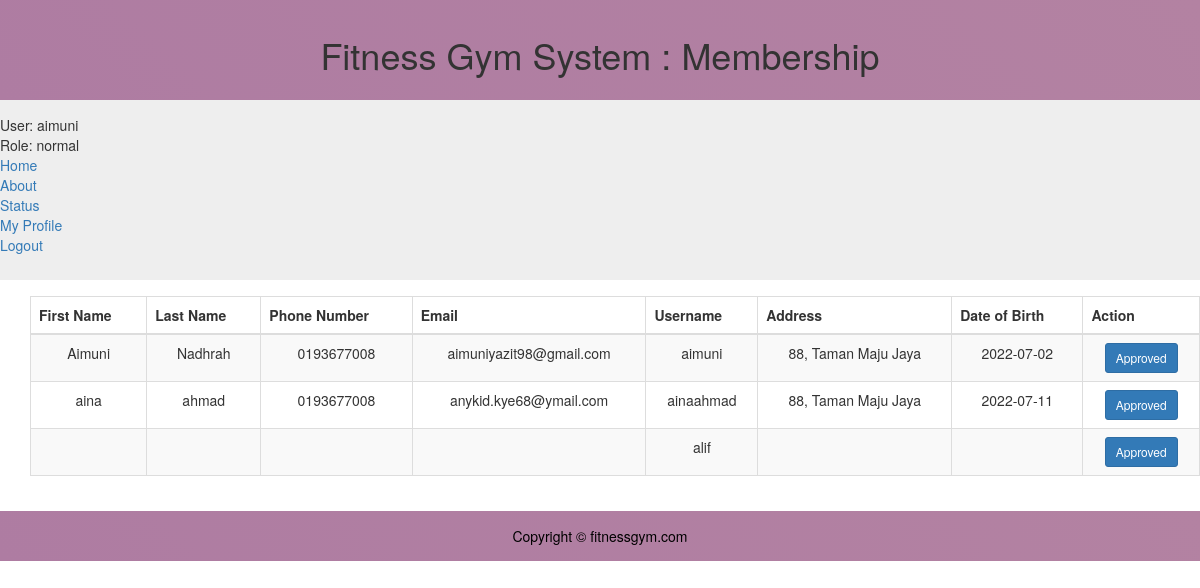
/review.php (signed in), run on the app's committed database.
### tables this page shows
CREATE TABLE `app_user` (
  `username` varchar(10) NOT NULL,
  `password` varchar(50) NOT NULL,
  `role` varchar(50) NOT NULL,
  `status` varchar(50) NOT NULL,
  `fname` varchar(50) DEFAULT NULL,
  `lname` varchar(50) DEFAULT NULL,
  `email` varchar(50) DEFAULT NULL,
  `pnumber` varchar(50) DEFAULT NULL,
  `dob` varchar(50) DEFAULT NULL,
  `address` varchar(50) DEFAULT NULL
);

### review.php (the view, shortened to what this page needs)
<?php session_start();
require_once 'pagehead.php';
?>
<div class="flex-container">
<header>
  <h1>Fitness Gym System : Membership</h1>
  <link rel="stylesheet" href="https://maxcdn.bootstrapcdn.com/bootstrap/3.3.7/css/bootstrap.css">
</header>
<?php include "pagenav.php"?>
		<article class="article">
		<div class="col-md-12">
		</div>
	<body>
    <div class="wrapper">
        <div class="container-fluid">
            <div class="row">
                <div class="col-md-12">
                         <?php
                    require_once "dbconnect.php";
                    $data = "SELECT * FROM app_user";
                    if($app_user = mysqli_query($conn, $data)){
                        if(mysqli_num_rows($app_user) > 0){
                            echo "<table class='table table-bordered table-striped'>
                                    <thead>
                                      <tr>
                                        <th>First Name</th>
                                        <th>Last Name</th>
                                        <th>Phone Number</th>
										<th>Email</th>
										<th>Username</th>
                                        <th>Address</th>
										<th>Date of Birth</th>
                                        <th>Action</th>
                                      </tr>
                                    </thead>
                                    <tbody>";
                                while($user = mysqli_fetch_array($app_user)) {
                                    echo "<tr>
                                            <td>" . $user['fname'] . "</td>
                                            <td>" . $user['lname'] . "</td>
											<td>" . $user['pnumber'] . "</td>
                                            <td>" . $user['email'] . "</td>
                                            <td>" . $user['username'] . "</td>
											<td>" . $user['address'] . "</td>
                                            <td>" . $user['dob'] . "</td>";
									echo '	<td>
												<a href="approve.php?fname=' . $user['fname'] . '">
												<button Class="btn btn-primary btn-sm">Approved </button></a>' ;
											echo "</td>";
											echo "</tr>";
                                }
                                echo "</tbody>
                                </table>";
                        } else{
                            echo "<p class='lead'><em>No records found.</em></p>";
                        }
                    } else{
                        echo "ERROR: Could not able to execute $sql. " . mysqli_error($conn);
                    }
                    ?>
                </div>
            </div>
        </div>
    </div>
  </body>
</html>
<?php include "pagefoot.php"?>

### stylesheader.css (style rules this page uses)
.flex-container { display: -webkit-flex; display: flex; -webkit-flex-flow: row wrap; flex-flow: row wrap; text-align: center; }
.flex-container > * { padding: 15px; -webkit-flex: 1 100%; flex: 1 100%; }
header { background: linear-gradient(45deg, #ae7ca2, #b382a2); }
@media all and (min-width: 768px) { .article { -webkit-flex:5 0px;flex:5 0px;-webkit-order:2;order:2; } }

### review.php (style rules this page uses)
.wrapper { width: 1200px; margin: 0 auto; }

### data on the page
app_user: fname "Aimuni", lname "Nadhrah", pnumber "0193677008", email "aimuniyazit98@gmail.com", username "aimuni", address "88, Taman Maju Jaya", dob "2022-07-02"
app_user: fname "aina", lname "ahmad", pnumber "0193677008", email "anykid.kye68@ymail.com", username "ainaahmad", address "88, Taman Maju Jaya", dob "2022-07-11"
app_user: username "alif"

### other printed values
$_SESSION['username'] "aimuni"
$_SESSION['role'] "normal"
